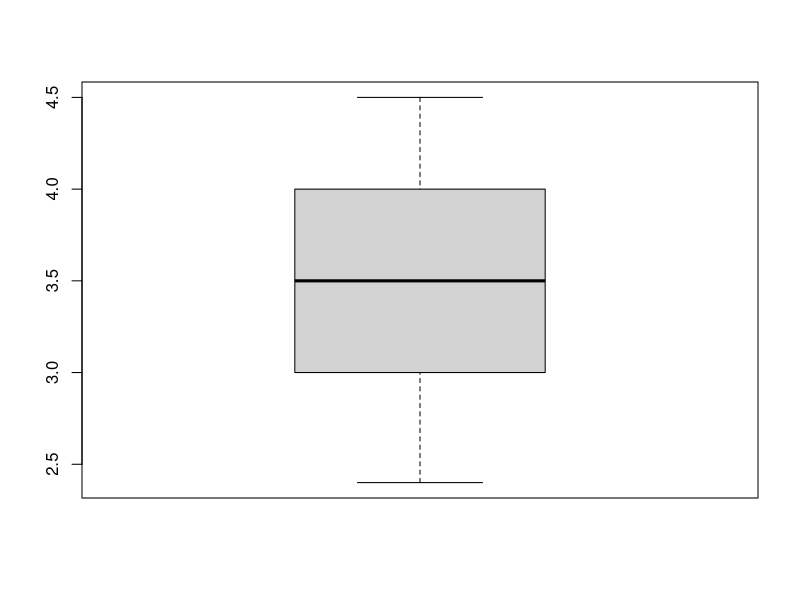

Here is the R script that generated this plot:
#ESAMI E SIMULAZIONI

#FAC SIMILE ESAME 

#es1
sumxy <- 2759.003
sumxmeanx <- 4513.0572

b1 <- sumxy/sumxmeanx

yi <- 3192
meany <- (3192)/76
xi <- 835
meanx <- 835/76

b0 <- meany-(b1*meanx)

yhat <- b0+b1*10

#es2
mu0 <- 10000
mux <- 9900
sdx <- 125
nx <- 30
alfa <- 0.95

T <- (mux-mu0)/(sdx/sqrt(nx))
qt(1-alfa, df=nx-1)

pt(T, df= nx-1)

#es3
sdx <- 2
alfa <- 0.975
nx <- 16
mux <- 22

inf <- mux - qnorm(alfa)*(sdx/sqrt(nx))
sup <- mux + qnorm(alfa)*(sdx/sqrt(nx))

#es4
mu <- 30
var <- 36
sd <- sqrt(36)

1-(pnorm(40, mu, sd)-pnorm(24, mu, sd))

qnorm(0.15, mu, sd, lower.tail = TRUE)

pnorm(33, mu, sd/sqrt(10))

#es5
n <- 7
p <- 0.35

pbinom(3, n, p, lower.tail = FALSE)
 n1 <- 700
 mu <- n1*p
 var <- n1*p*(1-p)
 
pnorm(260, mu, sqrt(var))-pnorm(240, mu, sqrt(var))

#es6
acquisti <- c(1, 2, 3, 5, 6)
clienti <- c(11, 14, 28, 13, 8)

median(rep(acquisti, times= clienti))
mean(rep(acquisti, times= clienti))

#SIMULAZIONE ESAME

#es1
mu <- 30
var <- 36
#intervallo (22;38), distano rispettivamente 8 dalla media
delta <- 8
sd <- sqrt(var)
k <- delta/sd
chebishev <- 1-1/k^2

#es2
irraggiamento = c(970, 1030, 1010, 1018, 1000, 1020)
temperatura = c(22, 21, 21, 24, 21, 23)
modello <- lm(temperatura~irraggiamento)
summary(modello)
b0 <-  14.800000
b1 <- 0.007143
yhat <- b0+b1*1024

#es3
num.c <- c(0, 1, 3, 4)
freq <- c(25, 48, 15, 22)

median(rep(num.c, times=freq))
mean <- mean(rep(num.c, times=freq))

prob <- (48+15+22)/sum(freq)
sd <- sd(rep(num.c, times=freq))
cv <- sd/mean

#es4
mu0 <- 3.25
nx <- 400
mux <- 3.15
sdx <- 2.25

Z <- (mux-mu0)/(sdx/sqrt(nx))
pnorm(Z)

#es5
mu <- 30
var <- 36
sd <- sqrt(var)

1-(pnorm(40, mu, sd)-pnorm(24, mu, sd))

qnorm(0.15, mu, sd, lower.tail= TRUE)

pnorm(33, mu, sd/sqrt(10))

#es6
min <- c(16.1, 14.1, 14.8, 8.2, 14.3, 8.1)
mux <- mean(min)
var <- 12.4
sd <- sqrt(var)
alfa <- 1-0.005

inf <- mux - qnorm(0.995)*(sd/sqrt(6))
sup <- mux + qnorm(0.995)*(sd/sqrt(6))

#ESAME 11/06

#es1

n <- 200
vegetariano <- c(20, 35)
vegano <- c(15, 25)
onnivoro <- c(65, 40)

tab <- data.frame(vegetariano, vegano, onnivoro)
chisq.test(tab)

#es2

n <- 10
p <- 0.3

dbinom(3, n, p)

mu <- n*p
var <- n*p*(1-p)
sd <- sqrt(var)

complementare <- dbinom(0, n, p)+dbinom(1, n, p)
1-complementare

n <- 100
p <- 0.3
mu <- n*p
var <- n*p*(1-p)
sd <- sqrt(var)

pnorm(60, mu, sd)-pnorm(40, mu, sd)

#es3
n <- 15
mm <- c(5, 12, 9, 7, 15, 10, 8, 13, 6, 14, 11, 9, 8, 7, 10)
quantile(mm, probs= 0.25)

prob <- 4/15

#es4
auto <- c(1, 12, 13, 4, 15, 6, 17, 8, 19, 10, 11, 12, 13, 14, 15)

profitto <- c(2.1, 2.9, 3.5, 3.7, 4.2, 4.9, 5.1, 5.8,
              6.3, 6.8, 7.1, 7.6, 8.2, 8.5, 9.0)

modello <- lm(profitto~auto)
summary(modello)

#es5
mu0 <- 10000
mux <- 9900
nx <- 20
sdx <- 125

T <- (mux-mu0)/(sdx/sqrt(nx))
qt(1-0.95, df= nx-1)
-qt(1-0.95, df= nx-1)

pt(T, df= nx-1)

#ESAME 25/06

#es1
n <- 100
mele <- 30
banane <- 25
arance <- 20
uva <- 25

tab <- data.frame(mele, banane, arance, uva)
chisq.test(tab)

#es2
prezzo<- c(2.8, 3.5, 3, 2.4, 3.2, 4, 4.5, 4.2, 3.6)
distanza <- c(650, 500, 700, 850, 200, 400, 350, 150, 200)

mean(distanza)
quantile(prezzo, probs= 0.5)

boxplot(prezzo)

mean(prezzo)

lm(prezzo~distanza)
summary(lm(prezzo~distanza))

#es3
sdx <- 2
alfa <- 0.95
nx <- 16
mux <- 22

inf <- mux - qnorm(alfa)*(sdx/sqrt(nx))
sup <- mux + qnorm(alfa)*(sdx/sqrt(nx))

#es4
mu0 <- 10000
mux <- 9900
nx <- 20
sdx <- 115

T <- (mux-mu0)/(sdx/sqrt(nx))

alfa <- 0.95
qt(1-alfa, df= nx-1)
-qt(1-alfa, df= nx-1)

pt(T, df= nx-1)

#es5
p <- 0.35
n <- 10

dbinom(2, n, p)

pnorm(70, 80, 15, lower.tail= FALSE)

#es6
mu <- 30
var <- 36
sd <- sqrt(var)

#intervallo (22;38) gli estremi distano rispettivamente 8 dalla media

delta <- 8
k <- delta/sd

chebishev <- 1-1/k^2

#ESAME 9/07

#es1
calcio <- c(20, 10, 30)
basket <- c(15, 30, 45)
tennis <- c(25, 20, 45)

tab <- data.frame(calcio, basket, tennis)
n <- 120

chisq.test(tab)

#es2 
nx <- 30
ny <- 25
mux <- 50
muy <- 45
sdx <- 15
sdy <- 16

Z <- (nx-ny)/sqrt((sdx^2/nx)+(sdy^2/ny))
qnorm(1-0.01/2)

pnorm(Z)*2

#es3
x <- c(2, 3, 4, 5, 6)
y <- c(50, 65, 70, 90, 98)

modello <- lm(y~x)
summary(modello)

b0 <- 26.200
b1 <-  12.100 

yhat <- b0+b1*7

#es4

freq <- c(5, 12, 18, 10, 5)

18/sum(freq)

class <- c("0-10", "10, 20", "20, 30", "30, 40", "40, 50")

tab <- data.frame(class, freq)

median(rep(class, times= freq))

#RIVEDERE

#es5
mu <- 50
sd <- 5
delta <- 10

k <- delta/sd
chebishev <- 1-1/k^2

#es6
nx <- 50
mux <- 85
sdx <- 5
alfa <- 0.95

inf <- mux - qnorm(alfa)*(sdx/sqrt(nx))
sup <- mux + qnorm(alfa)*(sdx/sqrt(nx))

#es7
mu <- 70
sd <- 10

pnorm(80, mu, sd)-pnorm(60, mu, sd)

pnorm(65, mu, sd/sqrt(10), lower.tail = TRUE)
